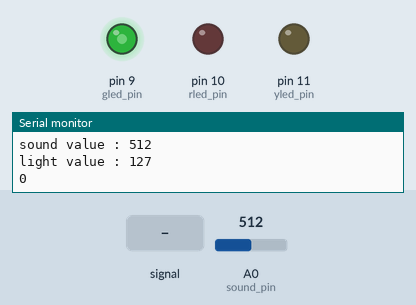
Simulated run of this sketch. Board: Arduino Uno, built with avr-gcc and run on an emulated ATmega328P. Shown: output pins drawn as LEDs (lit = HIGH), the last lines printed to the serial monitor. Inputs (shaded band) come from the test bench; at power-on: A0 (sound_pin) = 512.

Above: at 1.2 s.
1.3 s: A0 (sound_pin) fed a 200 Hz sine of ±81 counts around its level
At 1.7 s:
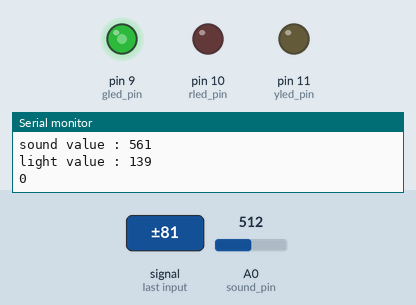
4.3 s: A0 (sound_pin) set to 900
5.9 s: A0 (sound_pin) set to 1007
At 6.7 s:
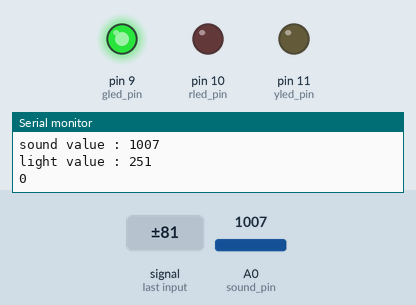
7.5 s: A0 (sound_pin) set to 1023
At 9.8 s:
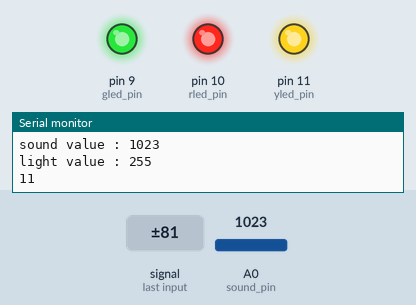
10.5 s: A0 (sound_pin) set to 716
At 11.0 s:
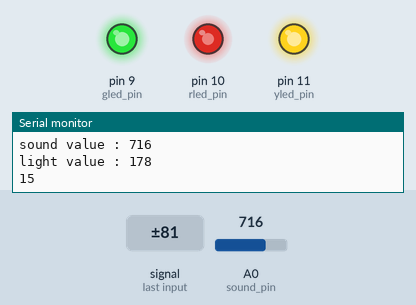
12.1 s: A0 (sound_pin) fed a 1000 Hz sine of ±255 counts around its level
At 13.15 s:
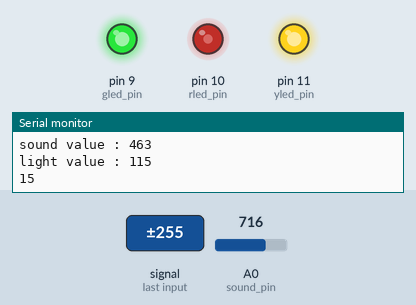
Timing chart, 0 to 16.1 s (numbered marks = the images above; inputs shaded):
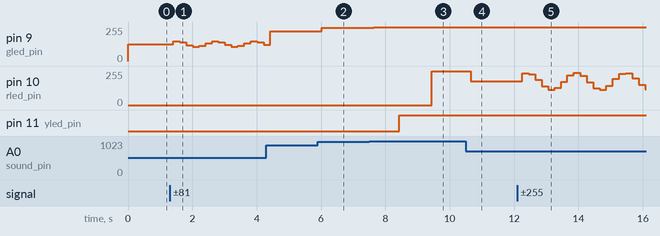

Measured:
- the behaviour switches between 1022 and 1023 on A0 (sound_pin) (found by bisection; images 2 and 3)
- after the input at 5.9 s, pin 9 (gled_pin): 224/255 → 251/255 after 0.13 s
- after the input at 7.5 s, pin 9 (gled_pin): 251/255 → 255/255 after 0.13 s; pin 10 (rled_pin): 0/255 → 255/255 after 1.9 s; pin 11 (yled_pin): LOW → HIGH after 0.94 s
- after the input at 10.5 s, pin 10 (rled_pin): 255/255 → 178/255 after 0.15 s

The sketch:

sound.ino
```cpp
int sound_pin = A0;
int yled_pin = 11;
int rled_pin = 10;
int gled_pin = 9;

int cnt = 0;

void setup() {
  // put your setup code here, to run once:
  Serial.begin(9600);
  pinMode(yled_pin, OUTPUT);
  pinMode(rled_pin, OUTPUT);
  pinMode(gled_pin, OUTPUT);
}

void loop() {
  // put your main code here, to run repeatedly:
  int sound_value = analogRead(sound_pin);
  int light_value = map(sound_value, 0, 1023, 0, 255);

  Serial.print("sound value : ");
  Serial.println(sound_value);

  Serial.print("light value : ");
  Serial.println(light_value);

  if (sound_value == 1023) {
    cnt++;
  }
  Serial.println(cnt);
  if (cnt >= 0 && cnt < 5) {
      analogWrite(gled_pin, light_value);
    } else if (cnt >= 5 && cnt < 10) {
      analogWrite(yled_pin, light_value);
    } else if (cnt >= 10 && cnt < 20) {
      analogWrite(rled_pin, light_value);
    }

  delay(200);
}
```
